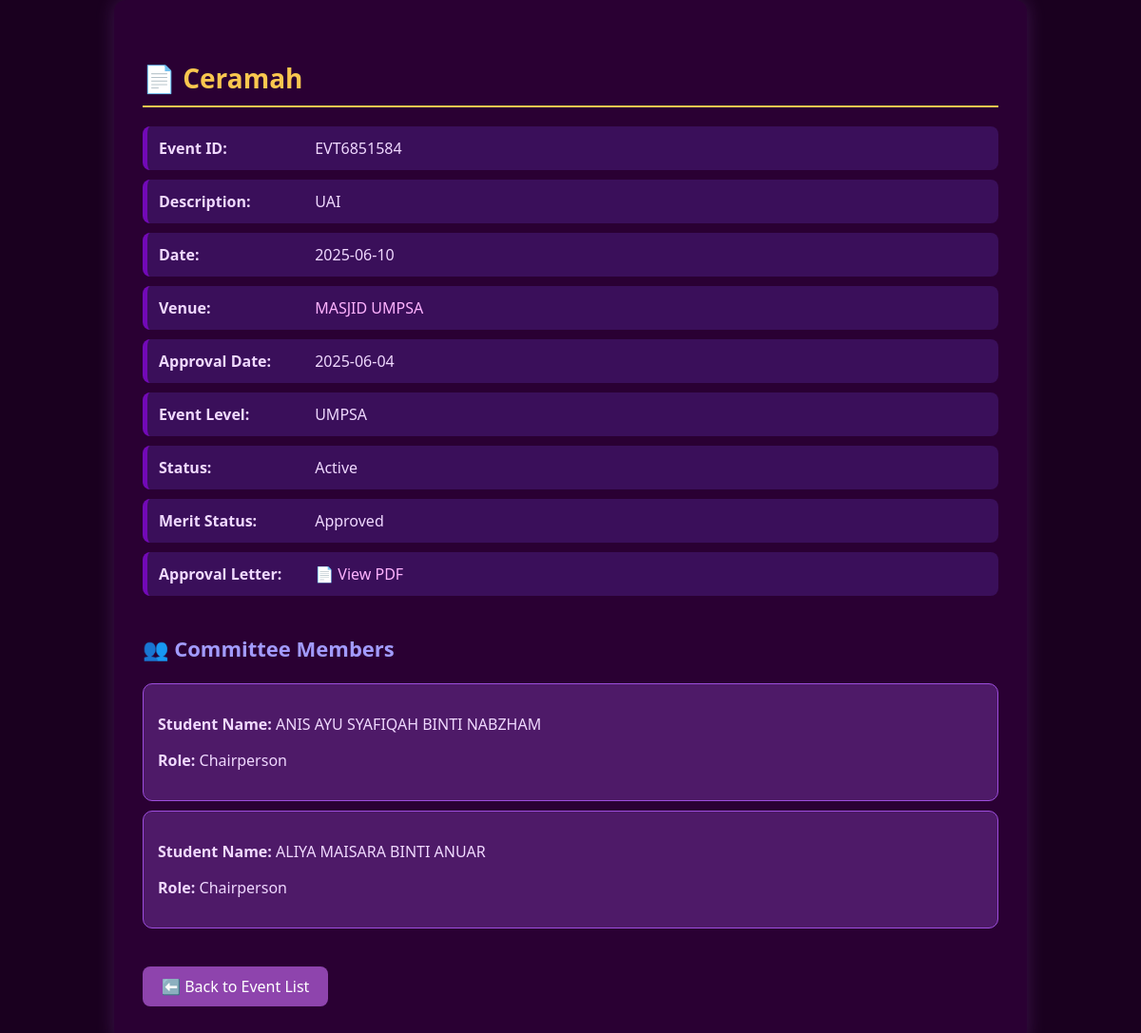
The page /Module2/viewEvent.php?id=EVT6851584 (signed in) on the database its author committed.
### tables this page shows
CREATE TABLE `event` (
  `eventName` varchar(100) DEFAULT NULL,
  `eventID` varchar(10) NOT NULL,
  `eventDescription` varchar(100) NOT NULL,
  `eventDate` date NOT NULL,
  `venue` varchar(100) NOT NULL,
  `approvalLetter` varchar(255) NOT NULL,
  `approvalDate` date NOT NULL,
  `status` varchar(20) NOT NULL,
  `qrCode` varchar(100) NOT NULL,
  `eventLevel` varchar(255) NOT NULL,
  `staffID` varchar(10) NOT NULL
);

CREATE TABLE `meritapplication` (
  `meritApplicationID` varchar(10) NOT NULL,
  `appliedDate` date NOT NULL,
  `approvalStatus` varchar(20) NOT NULL,
  `eventID` varchar(10) NOT NULL
);

CREATE TABLE `committee` (
  `committeeID` varchar(10) NOT NULL,
  `role` varchar(100) NOT NULL,
  `eventID` varchar(10) NOT NULL,
  `studentID` varchar(10) NOT NULL
);

CREATE TABLE `student` (
  `studentID` varchar(10) NOT NULL,
  `studentName` varchar(80) NOT NULL,
  `studentEmail` varchar(100) NOT NULL,
  `studentPassword` varchar(255) NOT NULL,
  `studentCard` varchar(100) NOT NULL,
  `verify` varchar(20) NOT NULL,
  `qr_code` varchar(100) NOT NULL
);

### Module2/viewEvent.php (the view, shortened to what this page needs)
<?php
require_once '../DB_mypetakom/db.php';
$eventID = $_GET['id'];
$staffID = $_SESSION['userID'];
$stmt = $conn->prepare("SELECT * FROM event WHERE eventID = ? AND staffID = ?");
$stmt->bind_param("ss", $eventID, $staffID);
$stmt->execute();
$result = $stmt->get_result();
$event = $result->fetch_assoc();
$meritStatus = "Not Applied";
$meritStmt = $conn->prepare("SELECT approvalStatus FROM meritapplication WHERE eventID = ?");
$meritStmt->bind_param("s", $eventID);
$meritStmt->execute();
$meritResult = $meritStmt->get_result();
if ($meritResult->num_rows > 0) {
    $meritStatus = $meritResult->fetch_assoc()['approvalStatus'];
}
$committee = [];
$committeeStmt = $conn->prepare("
    SELECT s.studentName, c.role
    FROM committee c
    JOIN student s ON c.studentID = s.studentID
    WHERE c.eventID = ?
");
$committeeStmt->bind_param("s", $eventID);
$committeeStmt->execute();
$committeeResult = $committeeStmt->get_result();
while ($row = $committeeResult->fetch_assoc()) {
    $committee[] = $row;
}
?>
<!DOCTYPE html>
<html lang="en">
<head>
    <link rel="stylesheet" href="../sidebar.css" />
</head>
<body>
<div class="container">
    <h2>📄 <?= htmlspecialchars($event['eventName']) ?></h2>
    <div class="event-detail"><strong>Event ID:</strong> <?= htmlspecialchars($event['eventID']) ?></div>
    <div class="event-detail"><strong>Description:</strong> <?= nl2br(htmlspecialchars($event['eventDescription'])) ?></div>
    <div class="event-detail"><strong>Date:</strong> <?= htmlspecialchars($event['eventDate']) ?></div>
    <div class="event-detail"><strong>Venue:</strong> <a href="<?= htmlspecialchars($event['venue']) ?>" target="_blank"><?= htmlspecialchars($event['venue']) ?></a></div>
    <div class="event-detail"><strong>Approval Date:</strong> <?= htmlspecialchars($event['approvalDate']) ?></div>
    <div class="event-detail"><strong>Event Level:</strong> <?= htmlspecialchars($event['eventLevel']) ?></div>
    <div class="event-detail"><strong>Status:</strong> <?= htmlspecialchars($event['status']) ?></div>
    <div class="event-detail"><strong>Merit Status:</strong> <?= htmlspecialchars($meritStatus) ?></div>
    <div class="event-detail"><strong>Approval Letter:</strong>
        <?php if (!empty($event['approvalLetter'])): ?>
            <a href="<?= htmlspecialchars($event['approvalLetter']) ?>" target="_blank">📄 View PDF</a>
        <?php else: ?>
            Not uploaded
        <?php endif; ?>
    </div>
    <h3>👥 Committee Members</h3>
    <?php if (count($committee) > 0): ?>
        <?php foreach ($committee as $member): ?>
            <div class="committee-member">
                <p><strong>Student Name:</strong> <?= htmlspecialchars($member['studentName']) ?></p>
                <p><strong>Role:</strong> <?= htmlspecialchars($member['role']) ?></p>
            </div>
        <?php endforeach; ?>
    <?php else: ?>
        <p>No committee members assigned yet.</p>
    <?php endif; ?>
    <a href="eventManage.php" class="back-link">⬅️ Back to Event List</a>
</div>
</body>
</html>

### Module2/viewEvent.php (style rules this page uses)
body { margin: 0; background-color: #1a001f; color: #f0d9ff; font-family: 'Segoe UI', Tahoma, Geneva, Verdana, sans-serif; }
.container { max-width: 900px; margin: auto; padding: 40px 30px; background-color: #2a0033; border-radius: 12px; box-shadow: 0 0 20px rgba(200, 100, 255, 0.2); }
h2 { font-size: 28px; margin-bottom: 20px; color: #f9c74f; border-bottom: 2px solid #f9c74f; padding-bottom: 10px; }
h3 { margin-top: 40px; color: #a29bfe; font-size: 22px; }
.event-detail { margin: 10px 0; padding: 12px; background-color: #3a0f5a; border-radius: 8px; border-left: 5px solid #7209b7; }
.event-detail strong { display: inline-block; width: 160px; }
.committee-member { background-color: #4e1a68; padding: 15px; margin: 10px 0; border-radius: 10px; border: 1px solid #9d4edd; transition: transform 0.2s ease; }
a { color: #ffb3ff; text-decoration: none; }
.back-link { display: inline-block; margin-top: 30px; padding: 10px 20px; background-color: #8e44ad; color: white; border-radius: 8px; transition: background-color 0.2s ease; }

### rows shown on the page
event: eventName "Ceramah", eventID "EVT6851584", eventDescription "UAI", eventDate "2025-06-10", venue "MASJID UMPSA", approvalDate "2025-06-04", eventLevel "UMPSA", status "Active"
meritapplication: approvalStatus "Approved"
committee: studentID.studentName "ANIS AYU SYAFIQAH BINTI NABZHAM", role "Chairperson"
committee: studentID.studentName "ALIYA MAISARA BINTI ANUAR", role "Chairperson"
